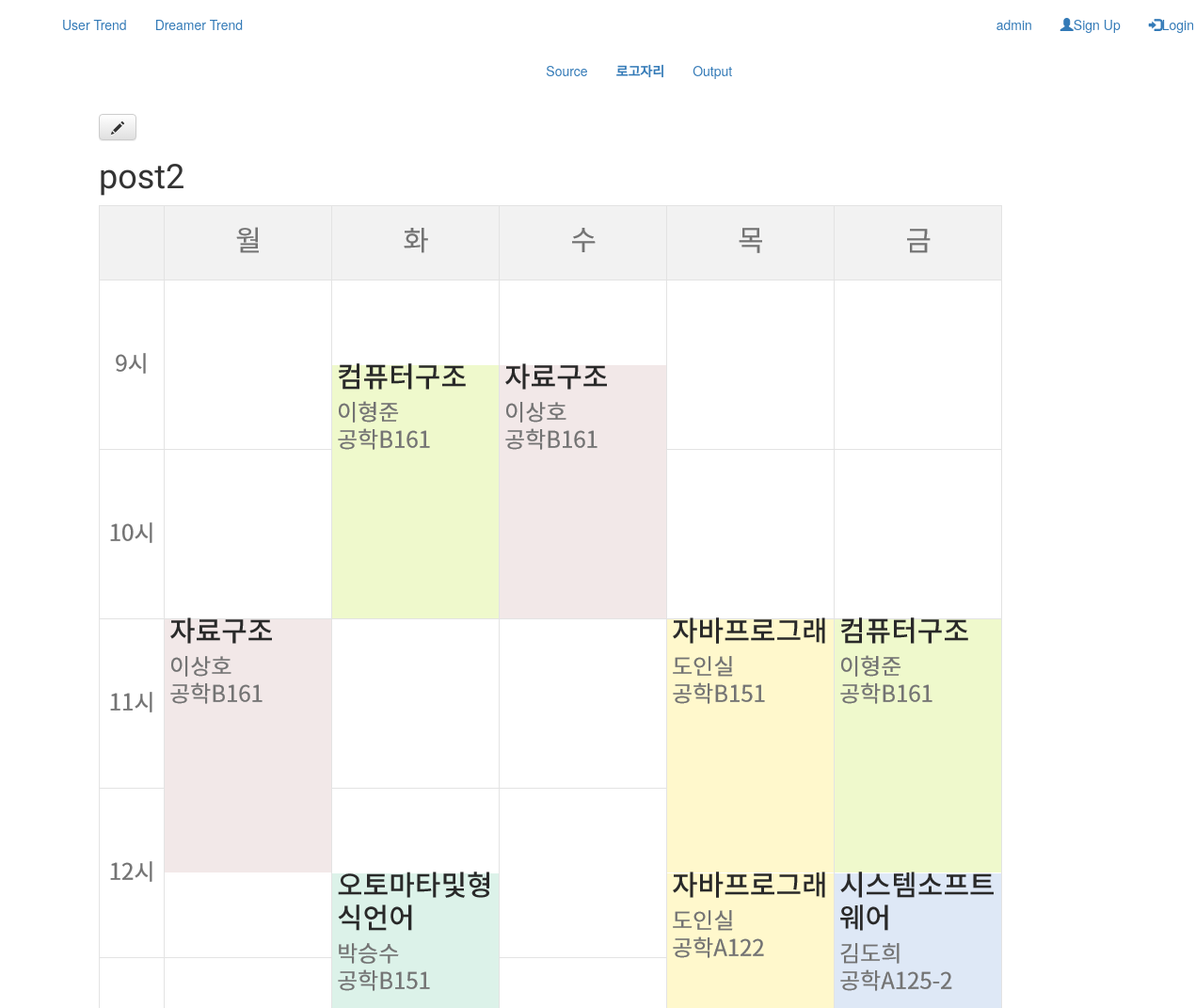
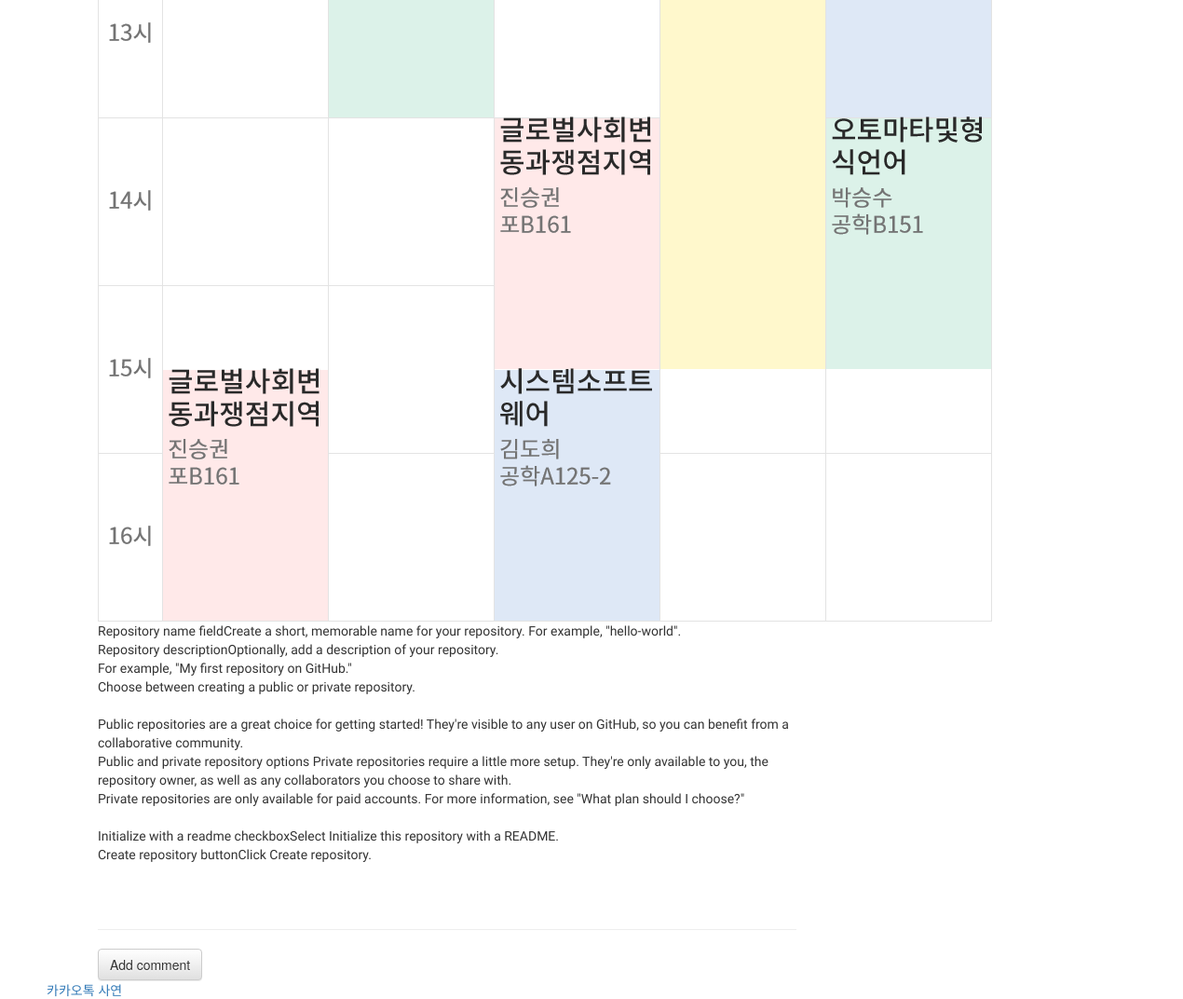
Page /gallery/2/ on the committed database (2 pictures, top to bottom).
### AMGallery/models.py (models this page shows, shortened)
class Work(models.Model):
    author = models.ForeignKey('auth.User')
    title = models.CharField(max_length=200)
    image = models.FileField()
    text = models.TextField()
    created_date = models.DateTimeField(
            default=timezone.now)

### AMGallery/views.py (the view)
# urls.py: url(r'^(?P<pk>[0-9]+)/$', views.work_detail, name='work_detail'),
def work_detail(request, pk):
    post = get_object_or_404(Work, pk=pk)
    return render(request, 'AMGallery/work_detail.html', {'post':post})

### AMGallery/templates/AMGallery/work_detail.html (shortened to what this page needs)
{% extends 'base.html' %}
{% load staticfiles %}
{% block content %}
    <div class="post">
<a class="btn btn-default" href="{% url 'work_edit' pk=post.pk %}"><span class="glyphicon glyphicon-pencil"></span></a>
        <h1>{{ post.title }}</h1>
        <img src = "/gallery/{{MEDIA_URL}}{{post.image}}" alt = "picture">
        <p>{{ post.text|linebreaksbr }}</p>
    </div>
    <hr>
<a class="btn btn-default" href="{% url 'add_comment_to_work' pk=post.pk %}">Add comment</a>
{% endblock %}

### AMGallery/static/css/AMGallery.css (style rules this page uses)
body { padding-left: 50px; }
h1, h2, h3, h4 { font-family: 'Poiret One', cursive; }
.post { margin-bottom: 70px; font-family: 'Poiret One', cursive; }

### rows in the picture
Work: title "post2", image (picture), text "Repository name fieldCreate a short, memorable name for your repository. For example, \"hello-world\". Repository descriptionOptionally, add a description of your repository. For example, \"My first repository on GitHub.\" Choose between creating a public or private repository. Public repositories are a great choice for getting started! They're visible to any user on GitHub, so you can benefit from a collaborative community. Public and private repository options Private repositories require a little more setup. They're only available to you, the repository owner, as well as any collaborators you choose to share with. Private repositories are only available for paid accounts. For more…"
